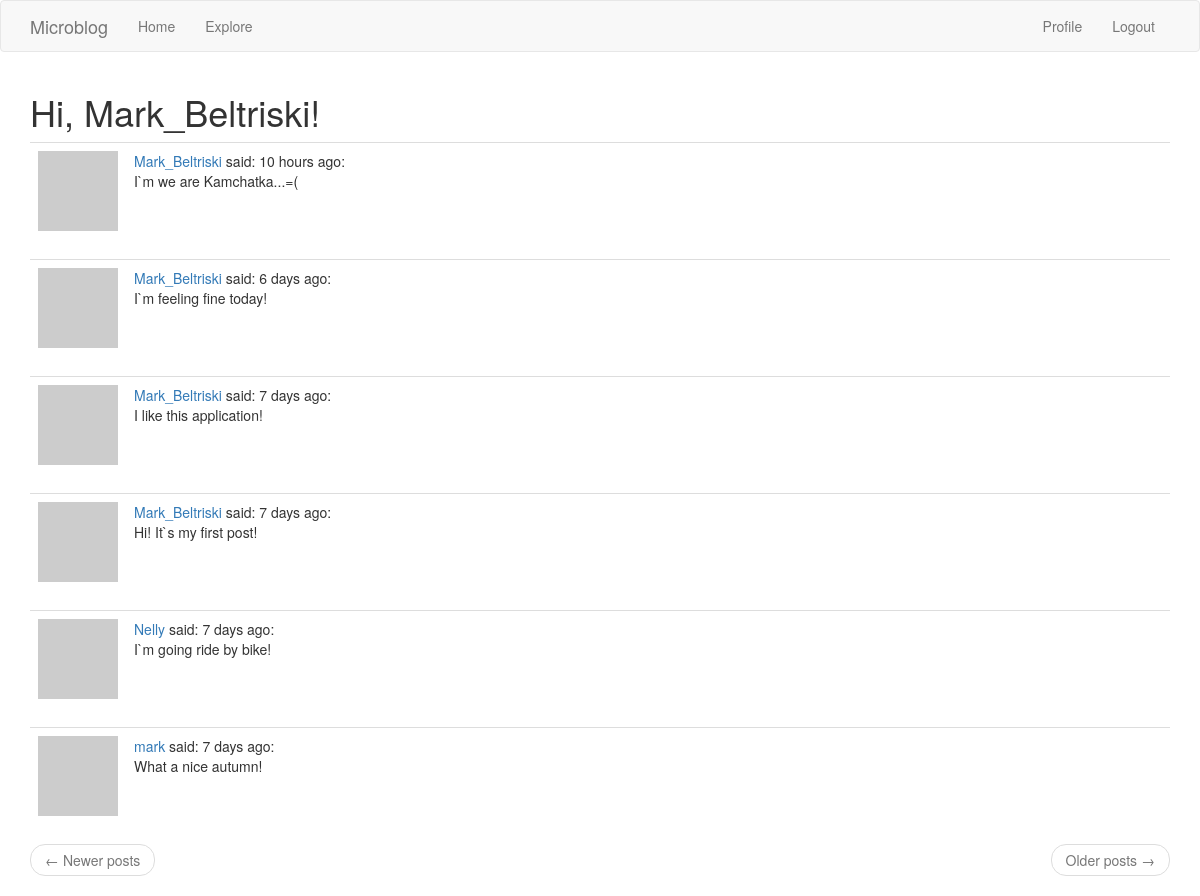
Screenshot of /explore (signed in) with the database file from the repository.
### app/models.py (models this page shows, shortened)
class User(UserMixin, db.Model):
    id = db.Column(db.Integer, primary_key=True)
    username = db.Column(db.String(64), index=True, unique=True)
    email = db.Column(db.String(120), index=True, unique=True)
    password_hash = db.Column(db.String(128))
    posts = db.relationship('Post', backref='author', lazy='dynamic')
    about_me = db.Column(db.String(140))
    last_seen = db.Column(db.DateTime, default=datetime.utcnow)
    followed = db.relationship(
        'User', secondary=followers,
        primaryjoin=(followers.c.follower_id == id),
        secondaryjoin=(followers.c.followed_id == id),
        backref=db.backref('followers', lazy='dynamic'), lazy='dynamic')
    def avatar(self, size):
        digest = md5(self.email.lower().encode('utf-8')).hexdigest()
        return 'https://www.gravatar.com/avatar/{}?d=identicon&s={}'.format(
            digest, size)

class Post(db.Model):
    id = db.Column(db.Integer, primary_key=True)
    body = db.Column(db.String(140))
    timestamp = db.Column(db.DateTime, index=True, default=datetime.utcnow)
    user_id = db.Column(db.Integer, db.ForeignKey('user.id'))

### app/main/routes.py (the view)
@bp.route('/explore')
@login_required
def explore():
    page = request.args.get('page', 1, type=int)
    posts = Post.query.order_by(Post.timestamp.desc()).paginate(
        page, current_app.config['POST_PER_PAGE'], False)
    next_url = url_for('main.explore', page=posts.next_num) \
        if posts.has_next else None
    prev_url = url_for('main.explore', page=posts.prev_num) \
        if posts.has_prev else None
    return render_template('index.html', title='Explore', posts=posts.items, next_url=next_url,
                           prev_url=prev_url)

### app/main/routes.py (called while the page is built)
@bp.before_request
def before_request():
    if current_user.is_authenticated:
        current_user.last_seen = datetime.utcnow()
        db.session.commit()

### app/models.py (called while the page is built)
@login.user_loader
def load_user(id):
    return User.query.get(int(id))

### app/templates/index.html (shortened to what this page needs)
{% extends "base.html" %}
{% import 'bootstrap/wtf.html' as wtf %}
{% block app_content %}
    <h1>Hi, {{ current_user.username }}!</h1>
     {% for post in posts %}
        {% include '_post.html' %}
    {% endfor %}
    <nav aria-label="...">
        <ul class="pager">
            <li class="previous{% if not prev_url %} disabled{% endif %}">
                <a href="{{ prev_url or '#' }}">
                    <span aria-hidden="true">&larr;</span> Newer posts
                </a>
            </li>
            <li class="next{% if not next_url %} disabled{% endif %}">
                <a href="{{ next_url or '#' }}">
                    Older posts <span aria-hidden="true">&rarr;</span>
                </a>
            </li>
        </ul>
    </nav>
{% endblock %}

### app/templates/_post.html
<table class="table table-hover">
    <tr valign="top">
        <td width="70px">
        <a href="{{ url_for('user', username=post.author.username) }}">
            <img src="{{ post.author.avatar(70) }}" />
        </a>
    <td>
        <a href="{{ url_for('user', username=post.author.username) }}">
        {{ post.author.username }}
        </a>
        said: {{ moment(post.timestamp).fromNow() }}:
        <br>
        {{ post.body }}
    </td>
    </tr>
</table>

### rows the page displays
User: username "Mark_Beltriski"
Post: author.username "Mark_Beltriski", timestamp "10 hours ago", body "I`m we are Kamchatka...=("
Post: author.username "Mark_Beltriski", timestamp "6 days ago", body "I`m feeling fine today!"
Post: author.username "Mark_Beltriski", timestamp "7 days ago", body "I like this application!"
Post: author.username "Mark_Beltriski", timestamp "7 days ago", body "Hi! It`s my first post!"
Post: author.username "Nelly", timestamp "7 days ago", body "I`m going ride by bike!"
Post: author.username "mark", timestamp "7 days ago", body "What a nice autumn!"
